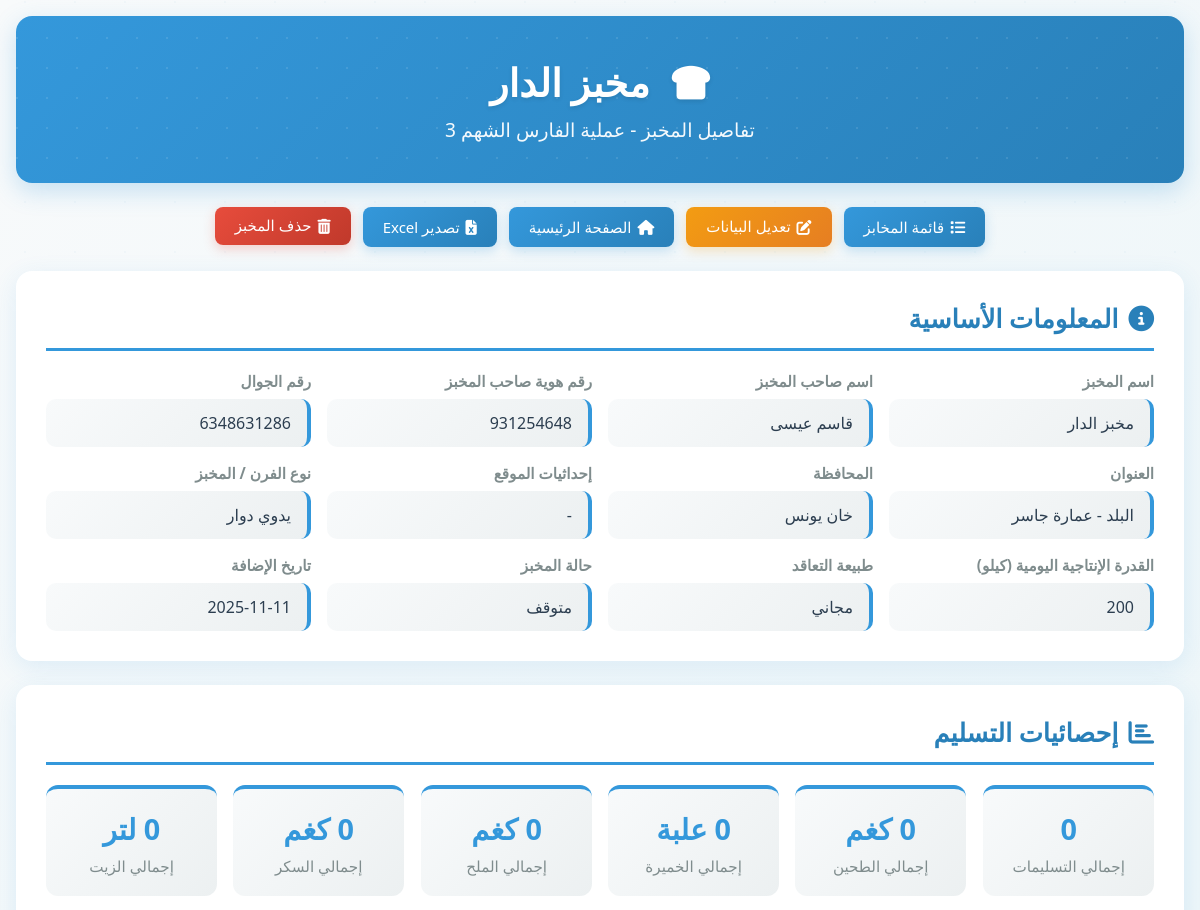
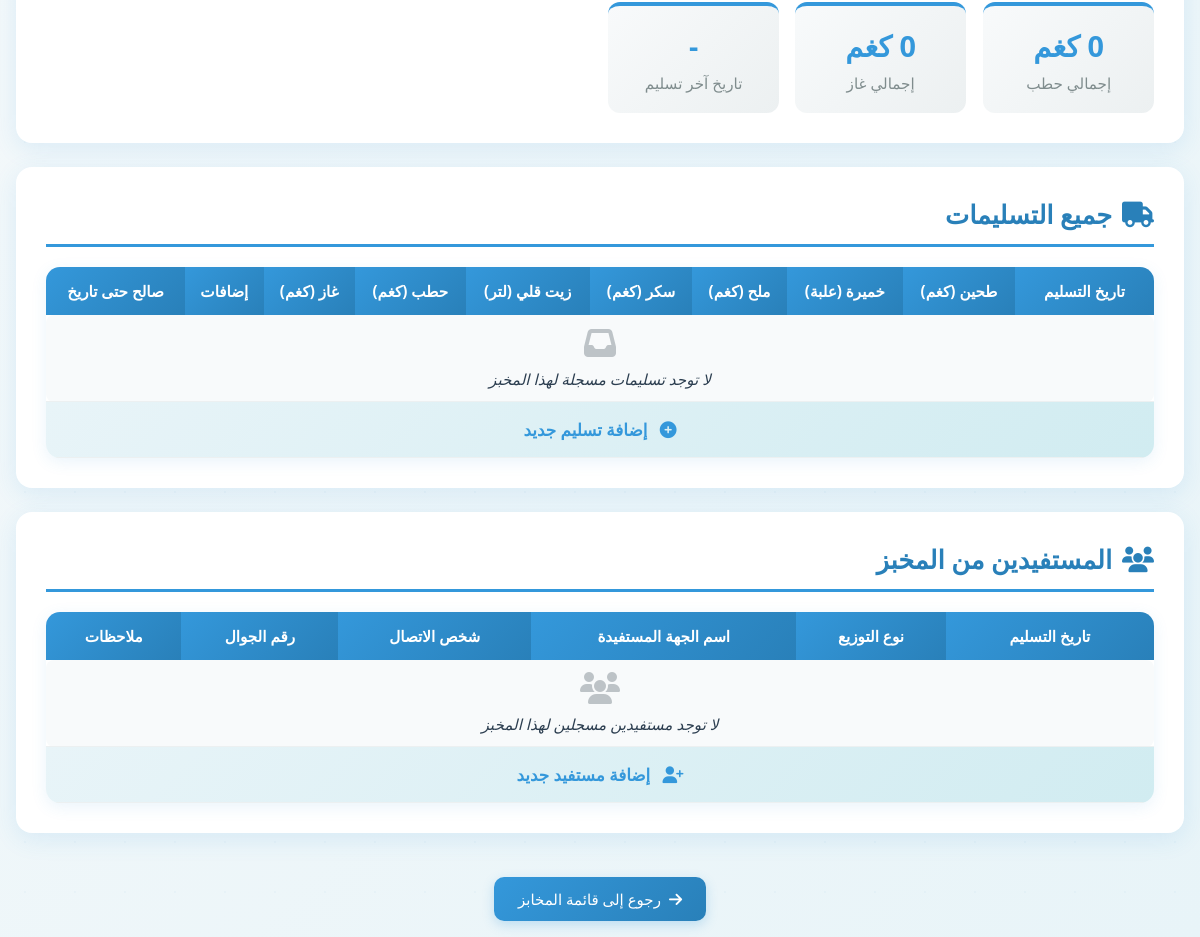
Page /makhabez/10/ (signed in) on the committed database (2 pictures, top to bottom).
### manegementdata/models.py (models this page shows, shortened)
class Makhbaz(models.Model):
    name = models.CharField(max_length=200, verbose_name="اسم المخبز", null=True, blank=True)
    governorate = models.CharField(
        max_length=50,
        choices=GOVERNORATE_CHOICES,
        verbose_name="المحافظة",
        null=True,
        blank=True
    )
    address = models.CharField(max_length=300, verbose_name="العنوان بالتفصيل", null=True, blank=True)
    owner_name = models.CharField(max_length=200, verbose_name="اسم صاحب المخبز", null=True, blank=True)
    owner_id = models.CharField(
        max_length=9,
        validators=[RegexValidator(r'^\d{9}$', "رقم الهوية يجب أن يكون 9 أرقام")],
        verbose_name="رقم هوية صاحب المخبز",
        null=True, blank=True
    )
    mobile_number = models.CharField(
        max_length=10,
        validators=[RegexValidator(r'^\d{10}$', "رقم الجوال يجب أن يكون 10 أرقام")],
        verbose_name="رقم الجوال",
        null=True, blank=True
    )
    coordinates = models.CharField(
        max_length=50,
        verbose_name="إحداثيات الموقع",
        null=True, blank=True
    )
    OVEN_TYPE_CHOICES = [
        ("فرن طينة", "مخبز بدائي (فرن طينة)"),
        ("يدوي دوار", "يدوي دوار"),
        ("نص آلي", "نص آلي"),
        ("آلي", "آلي"),
    ]
    oven_type = models.CharField(
        max_length=20,
        choices=OVEN_TYPE_CHOICES,
        verbose_name="نوع الفرن / المخبز",
        null=True, blank=True
    )
    production_capacity = models.PositiveIntegerField(
        verbose_name="القدرة الإنتاجية اليومية (كيلو)",
        null=True, blank=True
    )
    CONTRACT_TYPE_CHOICES = [
        ("مجاني", "مخبز مجاني"),
        ("مدعم", "مخبز مدعوم"),
    ]
    contract_type = models.CharField(
        max_length=10,
        choices=CONTRACT_TYPE_CHOICES,
        verbose_name="طبيعة التعاقد",
        null=True, blank=True
    )
    STATUS_CHOICES = [
        ("فعال", "فعال"),
        ("متوقف", "متوقف"),
    ]
    status = models.CharField(
        max_length=10,
        choices=STATUS_CHOICES,
        verbose_name="حالة المخبز",
        null=True, blank=True
    )
    created_at = models.DateField(auto_now_add=True, verbose_name="تاريخ الإنشاء")

### manegementdata/views.py (the view)
# urls.py: path("makhabez/<int:pk>/", views.makhabez_detail, name="makhabez_detail"),
@login_required(login_url='login')
def makhabez_detail(request, pk):
    makhbaz = get_object_or_404(Makhbaz, pk=pk)
    all_tasleemat = makhbaz.taslimat.all().order_by('-taslima_date')
    latest_taslim = all_tasleemat.first() if all_tasleemat.exists() else None
    total_flour = sum(t.flour or 0 for t in all_tasleemat)
    total_salt = sum(t.salt or 0 for t in all_tasleemat)
    total_yeast = sum(t.yeast or 0 for t in all_tasleemat)
    total_sugar = sum(t.sugar or 0 for t in all_tasleemat)
    total_cooking_oil = sum(t.cooking_oil or 0 for t in all_tasleemat)
    total_wood = sum(t.wood or 0 for t in all_tasleemat)
    total_gas = sum(t.gas or 0 for t in all_tasleemat)
    context = {
        'user_can_edit': request.user.is_authenticated and request.user.is_staff,
        "makhbaz": makhbaz,
        "all_tasleemat": all_tasleemat,
        "latest_taslim": latest_taslim,
        "total_deliveries": all_tasleemat.count(),
        "total_flour": total_flour,
        "total_salt": total_salt,
        "total_yeast": total_yeast,
        "total_sugar": total_sugar,
        "total_cooking_oil": total_cooking_oil,
        "total_wood": total_wood,
        "total_gas": total_gas,
    }
    return render(request, "makhabez_detail.html", context)

### manegementdata/templates/makhabez_detail.html (shortened to what this page needs)
{% load static %}
<!DOCTYPE html>
<html lang="ar" dir="rtl">
<head>
    <link rel="stylesheet" href="https://cdnjs.cloudflare.com/ajax/libs/font-awesome/6.5.0/css/all.min.css">
</head>
<body>
    <div class="container">
        <div class="header">
            <h1 id="makhbaz-name">
                <i class="fas fa-bread-slice" style="margin-left: 12px;"></i>
                {{ makhbaz.name }}
            </h1>
            <div class="subtitle">تفاصيل المخبز - عملية الفارس الشهم 3</div>
        </div>
        <nav class="nav-buttons">
            <a href="{% url 'makhabez_list' %}" class="nav-btn">
                <i class="fas fa-list"></i>
                <span>قائمة المخابز</span>
            </a>
            {% if user_can_edit %}
            <button class="nav-btn edit" id="edit-toggle-btn">
                <i class="fas fa-edit"></i>
                <span>تعديل البيانات</span>
            </button>
            {% endif %}
            <a href="{% url 'index' %}" class="nav-btn">
                <i class="fas fa-home"></i>
                <span>الصفحة الرئيسية</span>
            </a>
            <a href="{% url 'export_makhbaz_excel' makhbaz.id %}" class="nav-btn">
                <i class="fas fa-file-excel"></i>
                <span>تصدير Excel</span>
            </a>
            <form action="{% url 'delete_makhbaz' makhbaz.id %}" method="POST" style="display:inline;"
                  onsubmit="return confirm('هل أنت متأكد أنك تريد حذف هذا المخبز؟ سيتم حذف جميع التسليمات المرتبطة به.')">
                {% if user_can_edit %}
                <button type="submit" class="nav-btn danger">
                    <i class="fas fa-trash-alt"></i>
                    <span>حذف المخبز</span>
                </button>
                {% endif %}
            </form>
        </nav>
        <div class="card">
            <h2><i class="fas fa-info-circle"></i> المعلومات الأساسية</h2>
            <div class="info-grid" id="info-grid">
                <div class="info-item">
                    <span class="info-label">اسم المخبز</span>
                    <div class="info-value" id="field-name">{{ makhbaz.name|default:"-" }}</div>
                </div>
                <div class="info-item">
                    <span class="info-label">اسم صاحب المخبز</span>
                    <div class="info-value" id="field-owner_name">{{ makhbaz.owner_name|default:"-" }}</div>
                </div>
                <div class="info-item">
                    <span class="info-label">رقم هوية صاحب المخبز</span>
                    <div class="info-value" id="field-owner_id">{{ makhbaz.owner_id|default:"-" }}</div>
                </div>
                <div class="info-item">
                    <span class="info-label">رقم الجوال</span>
                    <div class="info-value" id="field-mobile_number">{{ makhbaz.mobile_number|default:"-" }}</div>
                </div>
                <div class="info-item">
                    <span class="info-label">العنوان</span>
                    <div class="info-value" id="field-address">{{ makhbaz.address|default:"-" }}</div>
                </div>
                <div class="info-item">
                    <span class="info-label">المحافظة</span>
                    <div class="info-value" id="field-governorate">{{ makhbaz.governorate|default:"-" }}</div>
                </div>
                <div class="info-item">
                    <span class="info-label">إحداثيات الموقع</span>
                    <div class="info-value" id="field-coordinates">{{ makhbaz.coordinates|default:"-" }}</div>
                </div>
                <div class="info-item">
                    <span class="info-label">نوع الفرن / المخبز</span>
                    <div class="info-value" id="field-oven_type">{{ makhbaz.oven_type|default:"-" }}</div>
                </div>
                <div class="info-item">
                    <span class="info-label">القدرة الإنتاجية اليومية (كيلو)</span>
                    <div class="info-value" id="field-production_capacity">{{ makhbaz.production_capacity|default:"-" }}</div>
                </div>
                <div class="info-item">
                    <span class="info-label">طبيعة التعاقد</span>
                    <div class="info-value" id="field-contract_type">{{ makhbaz.contract_type|default:"-" }}</div>
                </div>
                <div class="info-item">
                    <span class="info-label">حالة المخبز</span>
                    <div class="info-value" id="field-status">{{ makhbaz.status|default:"-" }}</div>
                </div>
                <div class="info-item">
                    <span class="info-label">تاريخ الإضافة</span>
                    <div class="info-value">{{ makhbaz.created_at|date:"Y-m-d" }}</div>
                </div>
            </div>
        </div>
        <div class="card">
            <h2><i class="fas fa-chart-bar"></i> إحصائيات التسليم</h2>
            <div class="stats-grid">
                <div class="stat-item">
                    <div class="stat-value">{{ total_deliveries }}</div>
                    <div class="stat-label">إجمالي التسليمات</div>
                </div>
                <div class="stat-item">
                    <div class="stat-value">{{ total_flour }} كغم</div>
                    <div class="stat-label">إجمالي الطحين</div>
                </div>
                <div class="stat-item">
                    <div class="stat-value">{{ total_yeast }} علبة</div>
                    <div class="stat-label">إجمالي الخميرة</div>
                </div>
                <div class="stat-item">
                    <div class="stat-value">{{ total_salt }} كغم</div>
                    <div class="stat-label">إجمالي الملح</div>
                </div>
                <div class="stat-item">
                    <div class="stat-value">{{ total_sugar }} كغم</div>
                    <div class="stat-label">إجمالي السكر</div>
                </div>
                <div class="stat-item">
                    <div class="stat-value">{{ total_cooking_oil }} لتر</div>
                    <div class="stat-label">إجمالي الزيت</div>
                </div>
                <div class="stat-item">
                    <div class="stat-value">{{ total_wood }} كغم</div>
                    <div class="stat-label">إجمالي حطب</div>
                </div>
                <div class="stat-item">
                    <div class="stat-value">{{ total_gas }} كغم</div>
                    <div class="stat-label">إجمالي غاز</div>
                </div>
                <div class="stat-item">
                    <div class="stat-value">
                        {% if latest_taslim %}
                            {{ latest_taslim.taslima_date }}
                        {% else %}
                            -
                        {% endif %}
                    </div>
                    <div class="stat-label">تاريخ آخر تسليم</div>
                </div>
            </div>
        </div>
        <div class="card">
            <h2><i class="fas fa-truck"></i> جميع التسليمات</h2>
            <div class="table-container">
                <table class="data-table" id="delivery-table">
                    <thead>
                        <tr>
                            <th class="date-cell">تاريخ التسليم</th>
                            <th>طحين (كغم)</th>
                            <th>خميرة (علبة)</th>
                            <th>ملح (كغم)</th>
                            <th>سكر (كغم)</th>
                            <th>زيت قلي (لتر)</th>
                            <th>حطب (كغم)</th>
                            <th>غاز (كغم)</th>
                            <th>إضافات</th>
                            <th class="date-cell">صالح حتى تاريخ</th>
                        </tr>
                    </thead>
                    <tbody id="delivery-body">
                        {% for taslim in all_tasleemat %}
                        <tr>
                            <td class="date-cell">{{ taslim.taslima_date }}</td>
                            <td>{{ taslim.flour|default:"-" }}</td>
                            <td>{{ taslim.yeast|default:"-" }}</td>
                            <td>{{ taslim.salt|default:"-" }}</td>
                            <td>{{ taslim.sugar|default:"-" }}</td>
                            <td>{{ taslim.cooking_oil|default:"-" }}</td>
                            <td>{{ taslim.wood|default:"-" }}</td>
                            <td>{{ taslim.gas|default:"-" }}</td>
                            <td>{{ taslim.additions|default:"-" }}</td>
                            <td class="date-cell">{{ taslim.until_date|default:"-" }}</td>
                        </tr>
                        {% empty %}
                        <tr>
                            <td colspan="10" class="no-data">
                                <i class="fas fa-inbox" style="font-size: 2rem; color: #bdc3c7; margin-bottom: 10px; display: block;"></i>
                                لا توجد تسليمات مسجلة لهذا المخبز
                            </td>
                        </tr>
                        {% endfor %}
                    </tbody>
                    <tfoot>
                        <tr class="add-row" id="add-row" onclick="showNewRow()">
                            {% if user_can_edit %}
                            <td colspan="10">
                                <i class="fas fa-plus-circle" style="margin-left: 8px;"></i>
                                إضافة تسليم جديد
                            </td>
                            {% endif %}
                        </tr>
                    </tfoot>
                </table>
            </div>
        </div>
        <div class="card">
            <h2><i class="fas fa-users"></i> المستفيدين من المخبز</h2>
            <div class="table-container">
                <table class="data-table" id="beneficiary-table">
                    <thead>
                        <tr>
                            <th class="date-cell">تاريخ التسليم</th>
                            <th>نوع التوزيع</th>
                            <th>اسم الجهة المستفيدة</th>
                            <th>شخص الاتصال</th>
                            <th>رقم الجوال</th>
                            <th>ملاحظات</th>
                        </tr>
                    </thead>
                    <tbody id="beneficiary-body">
                        {% for beneficiary in makhbaz.beneficiaries.all %}
                        <tr>
                            <td class="date-cell">{{ beneficiary.distribution_date|date:"Y-m-d" }}</td>
                            <td>{{ beneficiary.get_distribution_type_display }}</td>
                            <td>{{ beneficiary.beneficiary_name }}</td>
                            <td>{{ beneficiary.contact_person }}</td>
                            <td>{{ beneficiary.phone_number }}</td>
                            <td>{{ beneficiary.notes|default:"-" }}</td>
                        </tr>
                        {% empty %}
                        <tr>
                            <td colspan="6" class="no-data">
                                <i class="fas fa-users" style="font-size: 2rem; color: #bdc3c7; margin-bottom: 10px; display: block;"></i>
                                لا توجد مستفيدين مسجلين لهذا المخبز
                            </td>
                        </tr>
                        {% endfor %}
                    </tbody>
                    <tfoot>
                        <tr class="add-row" id="add-beneficiary-row" onclick="showNewBeneficiaryRow()">
                            {% if user_can_edit %}
                            <td colspan="6">
                                <i class="fas fa-user-plus" style="margin-left: 8px;"></i>
                                إضافة مستفيد جديد
                            </td>
                            {% endif %}
                        </tr>
                    </tfoot>
                </table>
            </div>
        </div>
        <div style="text-align: center;">
            <a href="{% url 'makhabez_list' %}" class="back-link">
                <i class="fas fa-arrow-right"></i>
                رجوع إلى قائمة المخابز
            </a>
        </div>
    </div>
</body>
</html>

### rows in the picture
Makhbaz: name "مخبز الدار", owner_name "قاسم عيسى", owner_id "931254648", mobile_number "6348631286", address "البلد - عمارة جاسر", governorate "خان يونس", coordinates "-", oven_type "يدوي دوار", production_capacity "200", contract_type "مجاني", status "متوقف", created_at "2025-11-11"

### other values in the picture
{{ total_deliveries }} "0"
{{ total_flour }} "0"
{{ total_salt }} "0"
{{ total_sugar }} "0"
{{ total_wood }} "0"
{{ total_gas }} "0"
